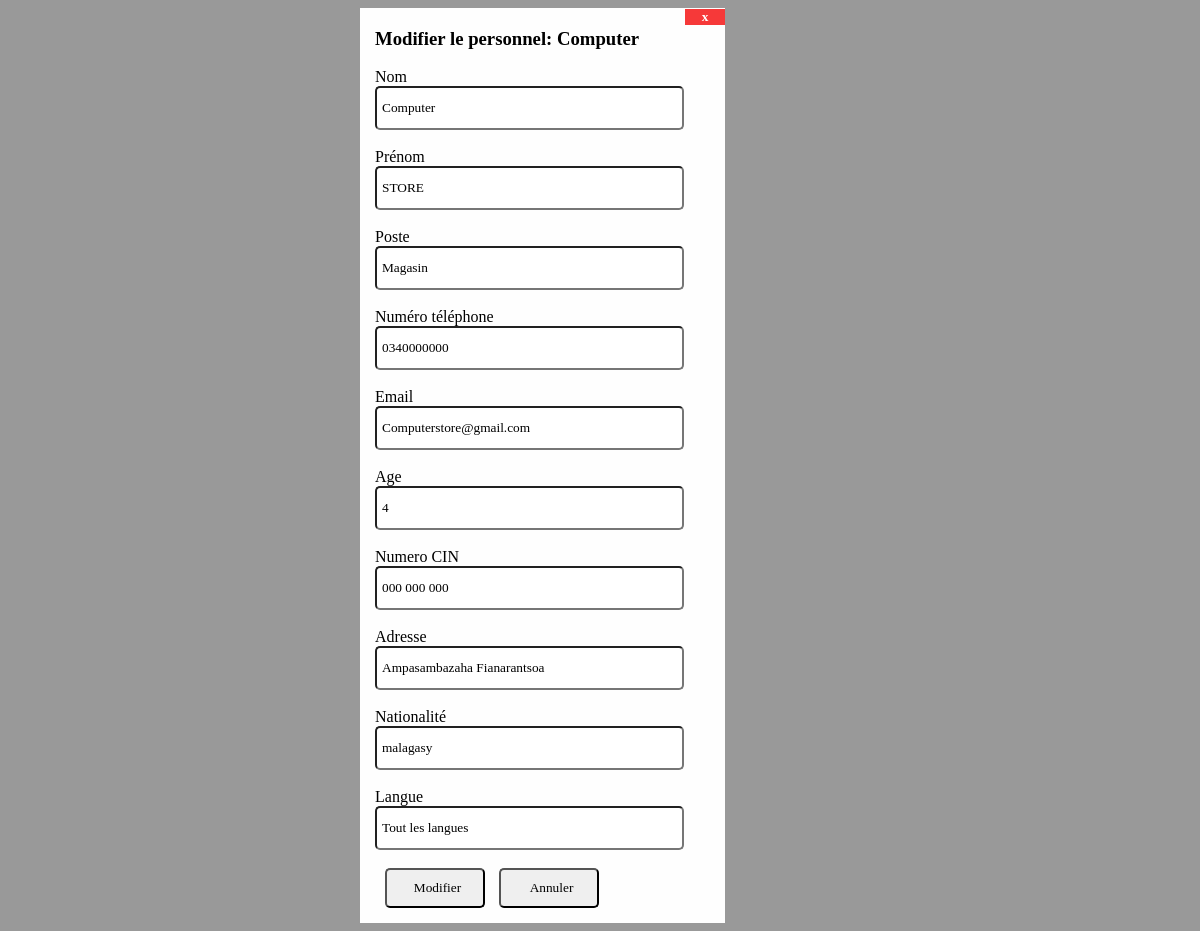
The app's page /personnel_modifier.php?id=1 with its own data.
### tables this page shows
CREATE TABLE IF NOT EXISTS `personnel` (
  `numero_personnel` int NOT NULL AUTO_INCREMENT,
  `nom` varchar(100) DEFAULT NULL,
  `prenom` varchar(100) DEFAULT NULL,
  `poste` varchar(50) NOT NULL,
  `numero_telephone` varchar(13) DEFAULT NULL,
  `email` varchar(150) DEFAULT NULL,
  `age` int NOT NULL,
  `numero_cin` varchar(12) NOT NULL,
  `adresse` varchar(50) NOT NULL,
  `nationalite` varchar(20) NOT NULL,
  `langue` varchar(20) NOT NULL,
  `travail_depuis` date NOT NULL,
  `image` varchar(255) NOT NULL,
  PRIMARY KEY (`numero_personnel`)
);

### personnel_modifier.php (the view, shortened to what this page needs)
<!DOCTYPE html>
<html lang="en">
<head>
    <link rel="stylesheet" href="modifier.css">
</head>
<body>
<?php
        include_once "bd.php";
        $id = $_GET['id'];
        $req = mysqli_query($con, "SELECT * FROM personnel WHERE numero_personnel = $id");
        $row = mysqli_fetch_assoc($req);
    ?>
    <div class="formulaire">
        <button class="close"><a href="personnel.php">x</a></button>
        <h3>Modifier le personnel: <?=$row['nom']?></h3>
        <form action="" method="post">
            <label>Nom</label>
            <input type="text" name="nom" value="<?=$row['nom']?>"><br>
            <label>Prénom</label>
            <input type="text" name="prenom" value="<?=$row['prenom']?>"><br>
            <label>Poste</label>
            <input type="text" name="poste" value="<?=$row['poste']?>"><br>
            <label>Numéro téléphone</label>
            <input type="text" name="numero_telephone" value="<?=$row['numero_telephone']?>"><br>
            <label>Email</label>
            <input type="email" name="email" value="<?=$row['email']?>"><br>
            <label>Age</label>
            <input type="number" name="age" value="<?=$row['age']?>"><br>
            <label>Numero CIN</label>
            <input type="text" name="numero_cin" value="<?=$row['numero_cin']?>"><br>
            <label>Adresse</label>
            <input type="adresse" name="adresse" value="<?=$row['adresse']?>"><br>
            <label>Nationalité</label>
            <input type="text" name="nationalite" value="<?=$row['nationalite']?>"><br>
            <label>Langue</label>
            <input type="text" name="langue" value="<?=$row['langue']?>"><br>
            <input type="submit" value="Modifier" name="btn" id="ajout" class="btn" id="modif">
            <input type="reset" value="Annuler" id="annuler" class="btn" id="suppr">
        </form>
    </div>
</body>
</html>

### modifier.css (style rules this page uses)
* { padding: 0%; font-family: cursive; }
body { margin-left: 30%; background-color: #999; }
input { display: block; width: 300px; height: 40px; border-radius: 5px; padding-left: 5px; }
.btn { display: inline-block; width: 100px; margin-left: 10px; }
.formulaire { background-color: rgb(254, 254, 254); width: 350px; padding-top: 1px; padding-left: 15px; padding-bottom: 15px; }

### personnel_modifier.php (style rules this page uses)
.close { background-color: rgba(245, 37, 37, 0.904); width:40px; float: right; border: none; margin: 0; }
.close a { color: white; text-decoration: none; font-weight: bolder; }

### records on screen
personnel: nom "Computer", prenom "STORE", poste "Magasin", numero_telephone "0340000000", email "Computerstore@gmail.com", age "4", numero_cin "000 000 000", adresse "Ampasambazaha Fianarantsoa", nationalite "malagasy", langue "Tout les langues"
